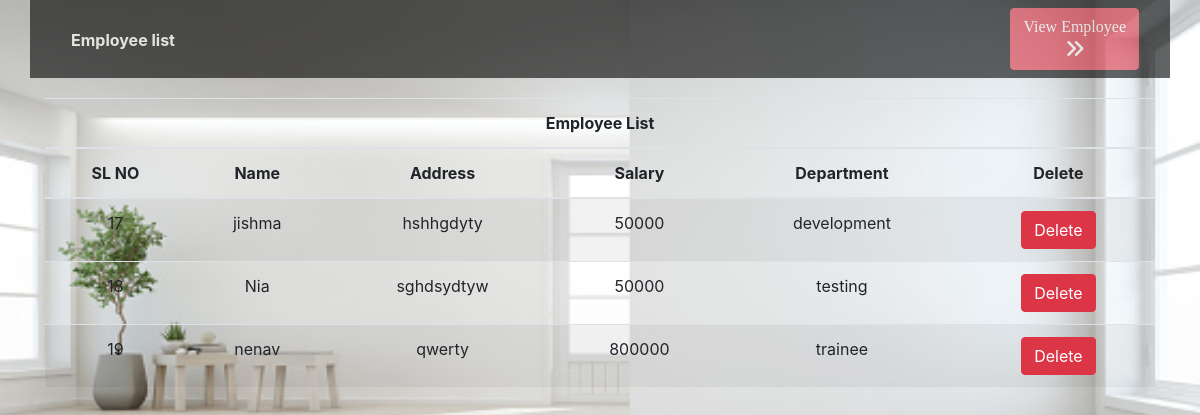
The page / on the database its author committed.
### tables this page shows
CREATE TABLE "employee_tb" (
	"id"	INTEGER,
	"name"	TEXT,
	"address"	TEXT,
	"salary"	INTEGER,
	"department"	INTEGER,
	PRIMARY KEY("id" AUTOINCREMENT)
);

### Flask_App.py (the view)
@app.route('/',methods=['GET'])
def Home():
    from dbConnection.datamanipulation import sql_query
    row=sql_query("select * from employee_tb")
    return render_template('Home.html',details=row)

### dbConnection/datamanipulation.py (called while the page is built)
def sql_query(query):
    conn = sqlite3.connect('emp.db')
    conn.row_factory = sqlite3.Row
    cur = conn.cursor()
    cur.execute(query)
    rows = cur.fetchall()
    return rows

### templates/Home.html (shortened to what this page needs)
<!DOCTYPE html>
<html>
	<head>
		<link rel="stylesheet" href="https://maxcdn.bootstrapcdn.com/bootstrap/4.4.1/css/bootstrap.min.css">
	</head>
	<body class="main">
		<div class="col-xs-12 col-md-12 col-sm-12">
			<header>
				<div class="container-fluid">
					<nav class="navbar navbar-expand-md custom-nav nav_color">
						<div class="container-fluid">
							<label class="nav_label"><b>Employee list</b></label>
							<a href="{{(url_for('addEmployee'))}}">
								<button type="button" class="btn btn-danger btn_style" style="font-family: times new roman;">View Employee<br>
								<i class='fas fa-angle-double-right ' style='font-size:20px';></i></button>
							</a>
						</div>
				 	</nav>
			 	</div>
			</header>
		</div>
		<div class="container">
			<div class="row container_style_3">
				<div class="col-md-12 col-sm-12 col-xs-12">
					<table class="table table-striped ">
						<thead>
							<tr>
								<th colspan="11"><center>Employee List</center></th>
							</tr>
							<tr>
								<th> <center>SL NO</center></th>
								<th colspan="2"><center>Name</center> </th>
								<th colspan="2"> <center>Address </center></th>
								<th colspan="2"> <center>Salary</center></th>
								<th colspan="2"> <center>Department</center></th>
								<th colspan="2"> <center>Delete</center></th>
							</tr>
						</thead>
						{% for r in details %}
						<tr>
							<td ><center>{{r.id}}</center></td>
							<td colspan="2"><center>{{r.name}}</center></td>
							<td colspan="2"><center>{{r.address}}</center></td>
							<td colspan="2"><center>{{r.salary}} </center></td>
							<td colspan="2"><center>{{r.department}} </center></td>
							<td colspan="2"><center><a href="{{(url_for('deleteAction',id=r['id']))}}"><input type="button" value="Delete" class="btn btn-danger " onclick="button()"></a></center></td>
						</tr>
						{% endfor %}
					</table>
				</div>
			</div>
		</div>
	</body>
</html>

### templates/Home.html (style rules this page uses)
.btn_style { float: right; }
.main { background-image: url('static/images/table.jpg'); background-repeat: no-repeat; background-size: cover; }
.nav_label { padding-top: 10px; color: #ffffff; padding-left: 10px; }
.nav_color { background-color: #000000; opacity:.6; }
.container_style_3 { margin-top: 10px; }
.container_style_3 { margin-top: 20px; }

### rows shown on the page
employee_tb: id "17", name "jishma", address "hshhgdyty", salary "50000", department "development"
employee_tb: id "18", name "Nia", address "sghdsydtyw", salary "50000", department "testing"
employee_tb: id "19", name "nenav", address "qwerty", salary "800000", department "trainee"
